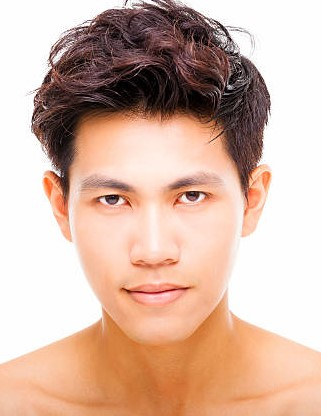
#> input picture 6 - Python Project - Face Detection for digital camera/classification_model_tests/test_1.jpg, 321 x 416 px, given as the content of the folder ctor_project/image_dataset_face_recognition/images_positive/, which was not available
$ jupyter execute --allow-errors 'Project - Machine Learning Advanced - Face Detection model for digital camera.ipynb'   (text cells are left out)
#> lines starting #> are read from the running program, lines starting #| are printed output that depends on the picture; pictures that were not available may be replaced by others from this repository, and a replacement may not be noted
[cell 1]
# Utils
import numpy as np
import pandas as pd
import matplotlib.pyplot as plt
import seaborn as sns
import cv2
from os import listdir
from collections import Counter
from PIL import Image
from io import BytesIO
from skimage import exposure
import scipy
import zipfile
import io
import imutils

# Dataset loader
from sklearn.model_selection import train_test_split

# Pre processing
from sklearn.preprocessing import StandardScaler, FunctionTransformer

# Feature selector
from sklearn.decomposition import PCA
from skimage.feature import local_binary_pattern, hog

# Model
from sklearn.experimental import enable_halving_search_cv
from sklearn.model_selection import RandomizedSearchCV, HalvingRandomSearchCV, GridSearchCV
from sklearn.svm import LinearSVC, SVC
from sklearn.linear_model import LogisticRegression
from sklearn.base import BaseEstimator

# Metrics
from sklearn.metrics import classification_report, log_loss, confusion_matrix
from sklearn.model_selection import cross_val_score

# Composer and Pipeline
from sklearn.compose import ColumnTransformer
from sklearn.pipeline import Pipeline
import joblib

[cell 2]
# Random seed to allow to replicate the same results
RANDOM_SEED = 0

# Base path
BASE_PATH = "C:\\Users\\39366\\Desktop\\face_detector_project\\"

# Test path
TEST_CLASSIFICATION_PATH = "classification_model_tests\\"
TEST_FD_PATH = "fd_model_tests\\"

# Folder path where to find all images to use for train model
PATH_DATASET = "image_dataset_face_recognition\\"

# Folder name for negative and positive image
IMAGE_POSITIVE_FOLDER = "images_positive\\"
IMAGE_NEGATIVE_FOLDER = "images_negative\\"

# Image size
IMAGE_SIZE = (128, 128)

# Factor scale for pyramid
SCALE_PYRAMID = 1.5

# Target labels
LABELS = [0, 1]

[cell 3]
def load_dataset_from_memory(labels_type='pos'):
    """
    Function used to read from a specific folder all the images contained.

    Parameters:
    - labels_type: string, label type to identify positive or negative images data.

    Returns:
    - X: ndarray, images.
    - y: ndarray, labels for each image.
    """
#> called with labels_type = 'pos'
    X = []
    y = []

    if labels_type == 'pos':
        path = BASE_PATH + PATH_DATASET + IMAGE_POSITIVE_FOLDER
    else:
        path = BASE_PATH + PATH_DATASET + IMAGE_NEGATIVE_FOLDER

    for f in listdir(path):
        if '.png' or '.jpg' in f:
            image = cv2.imread(path+f, cv2.IMREAD_GRAYSCALE)
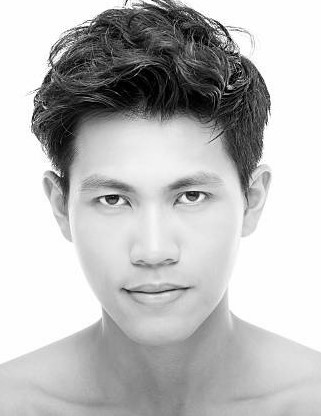
#> image: shape (416, 321); min 0, max 255, mean 189.2
            image_equalized = cv2.equalizeHist(image)
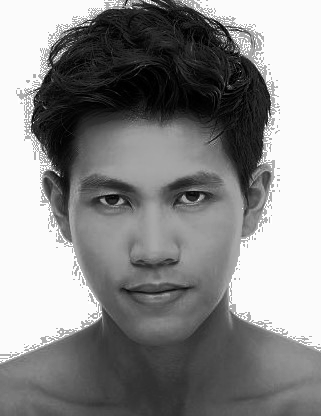
#> image_equalized: shape (416, 321); min 0, max 255, mean 139
            image_resized = resize_image(image_equalized)
            X.append(image_resized)
            if labels_type == 'pos':
                y.append(LABELS[1])
            else:
                y.append(LABELS[0])

    return np.array(X), np.array(y)

[cell 4]
def extract_features_from_list_image_hog(image_list):
    """
    Function used to extract from a list of images the Local Binary Pattern features.

    Parameters:
    - image_list: list, image list where extract features.

    Returns:
    - ndarray, hog features extracted.
    - ndarray, image hog.
    """

    # Initialize hog feature and image lists
    image_hog_features = []
    image_hog = []

    # Loop over images into list
    for img in image_list:

        # Extract the hog features and hog image
        hog_feature, hog_image = compute_hog(img)

        # Append the feature and image to hog lists
        image_hog_features.append(hog_feature)
        image_hog.append(hog_image)

    # Return numpy arrays of hog features and hog images
    return np.array(image_hog_features), np.array(image_hog)


def extract_features_from_list_image_lbp(image_list):
    """
    Function used to extract from a list of images the Local Binary Pattern features.

    Parameters:
    - image_list: list, image list where extract features.

    Returns:
    - ndarray, lbp features extracted.
    """

    # Initialize lbp feature list
    lbp_features = []

    # Loop over images into list
    for img in image_list:

        # Append the feature extracted to lbp list
        lbp_features.append(compute_lbp(img))

    # Return the numpy array with lbp features
    return np.array(lbp_features)


def plot_image_and_features(original_image, hog_image, lbp_image):
    """
    Plot the original image, Histogram of Oriented Gradients (HOG) image, and Local Binary Pattern (LBP) image.

    Parameters:
    - original_image: ndarray, the original input image.
    - hog_image: ndarray, the HOG image.
    - lbp_image: ndarray, the LBP image.
    """

    # Set up 3 subplots
    fig, (ax1, ax2, ax3) = plt.subplots(1, 3, figsize=(16, 8), sharex=True, sharey=True)

    # Set the original image
    ax1.imshow(original_image, cmap=plt.cm.gray)
    ax1.set_title('Input image')

    # Rescale histogram for better display
    hog_image_rescaled = exposure.rescale_intensity(hog_image, in_range=(0, 10))

    # Set the HOG image
    ax2.imshow(hog_image_rescaled, cmap=plt.cm.gray)
    ax2.set_title('Histogram of Oriented Gradients')

    # Set the LBP image
    ax3.imshow(lbp_image, cmap=plt.cm.gray)
    ax3.set_title('Local Binary Pattern')

    # Show the images
    plt.show()

[cell 5]
def compute_lbp(image, radius=1, n_points=8):
    """
    Extract features with Local Binary Pattern.

    Parameters:
    - image: ndarray, image to be resize.
    - radius: int, radius of circle.
    - n_points: int, number of points on circle.

    Returns:
    - ndarray, lbp feature extracted.
    """

    # Extract local binary pattern from image
    return local_binary_pattern(image, n_points, radius, method="uniform")


def compute_hog(image):
    """
    Extract features with Histogram of Oriented Gradients.

    Parameters:
    - image: ndarray, where extract features.

    Returns:
    - ndarray, hog features extracted.
    """

    # Initiliaze HOG class
    hog_feature, hog_image = hog(image, orientations=9, pixels_per_cell=(8, 8),
                              cells_per_block=(2, 2), block_norm='L2-Hys', visualize=True)

    hog_feature = exposure.equalize_hist(hog_feature)

    # Extract features from image
    return hog_feature, hog_image


def resize_image(image, target_size=IMAGE_SIZE):
    """
    Resize image with specified size.

    Parameters:
    - image: ndarray, image to be resize.
    - target_size: tuple, new size use to resize (default: (224, 224)).

    Returns:
    - ndarray, image resized.
    """
#> called with target_size = (128, 128)

    # Return the image resized
    return cv2.resize(image, target_size)
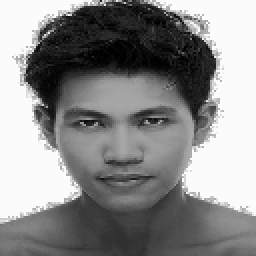
#> returned value: shape (128, 128) (shown 2 times larger); min 0, max 255, mean 138.8


# [13 lines left out: function grayer_image, not called in this run]

[cell 6]
# [197 lines left out: functions svc_create_and_fit_model, evaluate_model, plot_confusion_matrix, test_model, apply_PCA, apply_standardization and 3 more, not called in this run]

[cell 7]
# [61 lines left out: functions hyperparams_search_with_randomized, hyperparams_search_with_halving, not called in this run]

[cell 8]
# [31 lines left out: functions pyramid, sliding_window, not called in this run]

[cell 9]
# [116 lines left out: functions calculate_iou, apply_iou, non_max_suppression, not called in this run]

[cell 10]
# [145 lines left out: functions custom_sliding_windows_with_predictions, draw_bounding_boxes, rescale_bounding_boxes, face_detection_process, not called in this run]

[cell 11]
# [9 lines left out: function print_number_faces_identified, not called in this run]

[cell 12]
# Load from disk the positive images and save relative labels
images_positive, positive_labels = load_dataset_from_memory()
#> positive_labels = [1]

[cell 13]
# Check the shape of numpy array in order to check if everything is ok
images_positive.shape, positive_labels.shape
#> Out = ((1, 128, 128), (1,))

[cell 14]
# Load from disk the negative images and save relative labels
images_negative, negative_labels = load_dataset_from_memory(labels_type='neg')
#> negative_labels = [0]

[cell 15]
# Check the shape of numpy array in order to check if everything is ok
images_negative.shape, negative_labels.shape
#> Out = ((1, 128, 128), (1,))

[cell 16]
# Extend both numpy array of images and labels using the positive and negative array
images = np.vstack((images_positive, images_negative))
labels = np.hstack((positive_labels, negative_labels))
#> labels = [1, 0]

[cell 17]
# Check the shape of  final numpy array in order to check if everything is ok
images.shape, labels.shape
#> Out = ((2, 128, 128), (2,))

[cell 18]
# Show the positive image
plt.imshow(images_positive[0])

# Print the relative positive label
print(positive_labels[0])
#| 1

[cell 19]
# Show the negative image
plt.imshow(images_negative[0])

# Print the relative negative label
print(negative_labels[0])
#| 0

[cell 20]
# Extract from images the HOG features and LBP features
images_feature_hog, image_hog = extract_features_from_list_image_hog(images)
#> the loop in extract_features_from_list_image_hog, `for img in image_list:` made 2 passes
#> pass 1, in extract_features_from_list_image_hog, `hog_feature, hog_image = compute_hog(img)`:
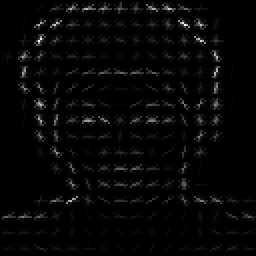
#> hog_image: shape (128, 128) float64 (shown 2 times larger); min 0, max 74.62, mean 1.9; drawn with min black and max white
#> after the loop in extract_features_from_list_image_hog, `for img in image_list:`: image_hog = 2 items
images_feature_lbp = extract_features_from_list_image_lbp(images)
#> the loop in extract_features_from_list_image_lbp, `for img in image_list:` made 2 passes

[cell 21]
# Plot the images using the original one, hog features and lbp features
plot_image_and_features(images[0], image_hog[0], images_feature_lbp[0])
#> in plot_image_and_features, `hog_image_rescaled = exposure.rescale_intensity(hog_image, in_range=(0..`:
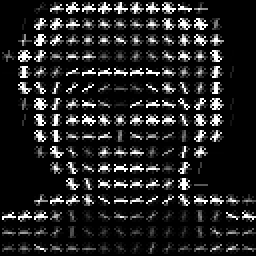
#> hog_image_rescaled: shape (128, 128) float64 (shown 2 times larger); min 0, max 1, mean 0.133
#> in plot_image_and_features, `plt.show()`:
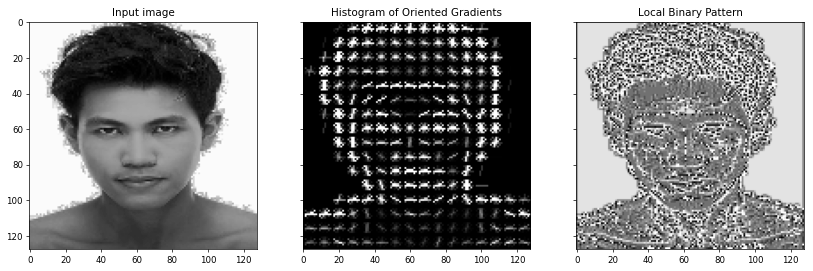
#> figure drawn by matplotlib, 3 panels

$ run again, on 6 - Python Project - Face Detection for digital camera/classification_model_tests/test_6.jpg
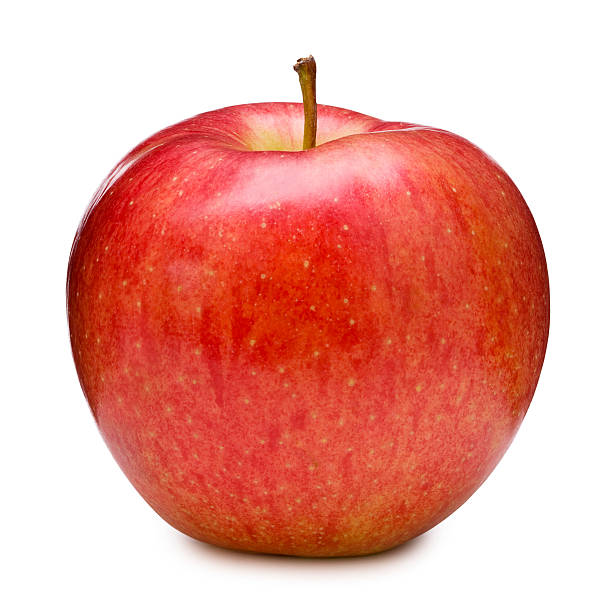
#> input picture 6 - Python Project - Face Detection for digital camera/classification_model_tests/test_6.jpg, 612 x 612 px, given as the content of the folder ctor_project/image_dataset_face_recognition/images_positive/, which was not available
#> positive_labels = [1]
#> negative_labels = [0]
#> labels = [1, 0]
#| 1
#| 0
#> the loop in extract_features_from_list_image_hog, `for img in image_list:` made 2 passes
#> pass 1, in extract_features_from_list_image_hog, `hog_feature, hog_image = compute_hog(img)`:
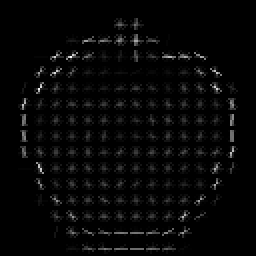
#> hog_image: shape (128, 128) float64 (shown 2 times larger); min 0, max 75.37, mean 2.1; drawn with min black and max white
#> after the loop in extract_features_from_list_image_hog, `for img in image_list:`: image_hog = 2 items
#> the loop in extract_features_from_list_image_lbp, `for img in image_list:` made 2 passes
#> in plot_image_and_features, `plt.show()`:
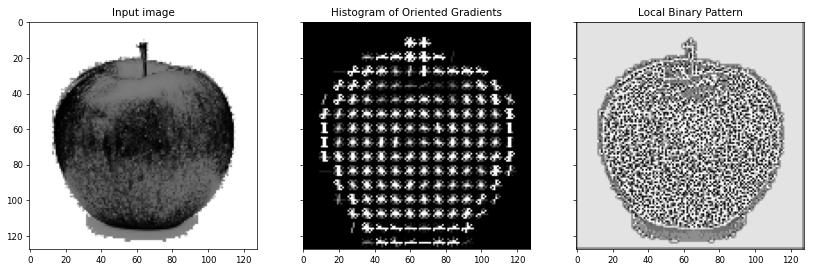
#> figure drawn by matplotlib, 3 panels
